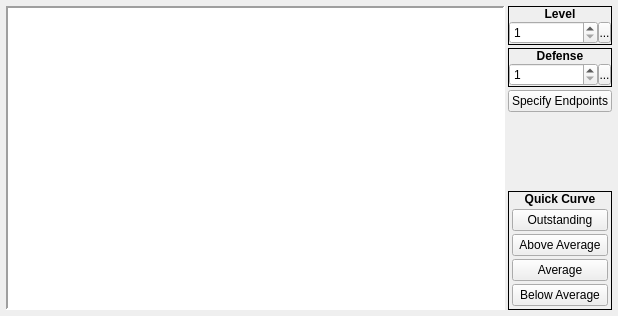
     <widget class="QWidget" name="tabDefense">
      <attribute name="title">
       <string>Defense</string>
      </attribute>
      <layout class="QHBoxLayout" name="horizontalLayout_16">
       <property name="spacing">
        <number>3</number>
       </property>
       <property name="margin">
        <number>6</number>
       </property>
       <item>
        <widget class="QFrame" name="frame_22">
         <property name="sizePolicy">
          <sizepolicy hsizetype="Fixed" vsizetype="Fixed">
           <horstretch>0</horstretch>
           <verstretch>0</verstretch>
          </sizepolicy>
         </property>
         <property name="frameShape">
          <enum>QFrame::Panel</enum>
         </property>
         <property name="frameShadow">
          <enum>QFrame::Sunken</enum>
         </property>
         <property name="lineWidth">
          <number>2</number>
         </property>
         <layout class="QHBoxLayout" name="horizontalLayout_21">
          <property name="spacing">
           <number>0</number>
          </property>
          <property name="margin">
           <number>0</number>
          </property>
          <item>
           <widget class="BarGraph" name="gvDefense">
            <property name="sizePolicy">
             <sizepolicy hsizetype="Fixed" vsizetype="Fixed">
              <horstretch>0</horstretch>
              <verstretch>0</verstretch>
             </sizepolicy>
            </property>
            <property name="minimumSize">
             <size>
              <width>495</width>
              <height>300</height>
             </size>
            </property>
            <property name="maximumSize">
             <size>
              <width>495</width>
              <height>300</height>
             </size>
            </property>
            <property name="frameShape">
             <enum>QFrame::NoFrame</enum>
            </property>
            <property name="verticalScrollBarPolicy">
             <enum>Qt::ScrollBarAlwaysOff</enum>
            </property>
            <property name="horizontalScrollBarPolicy">
             <enum>Qt::ScrollBarAlwaysOff</enum>
            </property>
           </widget>
          </item>
         </layout>
        </widget>
       </item>
       <item>
        <layout class="QVBoxLayout" name="verticalLayout_17">
         <property name="spacing">
          <number>3</number>
         </property>
         <item>
          <widget class="QFrame" name="frame_10">
           <property name="sizePolicy">
            <sizepolicy hsizetype="Preferred" vsizetype="Fixed">
             <horstretch>0</horstretch>
             <verstretch>0</verstretch>
            </sizepolicy>
           </property>
           <property name="frameShape">
            <enum>QFrame::Box</enum>
           </property>
           <property name="frameShadow">
            <enum>QFrame::Plain</enum>
           </property>
           <layout class="QVBoxLayout" name="verticalLayout_18">
            <property name="spacing">
             <number>0</number>
            </property>
            <property name="margin">
             <number>0</number>
            </property>
            <item>
             <widget class="QLabel" name="label_10">
              <property name="sizePolicy">
               <sizepolicy hsizetype="Preferred" vsizetype="Fixed">
                <horstretch>0</horstretch>
                <verstretch>0</verstretch>
               </sizepolicy>
              </property>
              <property name="font">
               <font>
                <weight>75</weight>
                <bold>true</bold>
               </font>
              </property>
              <property name="text">
               <string>Level</string>
              </property>
              <property name="alignment">
               <set>Qt::AlignCenter</set>
              </property>
             </widget>
            </item>
            <item>
             <widget class="QWidget" name="widget_10" native="true">
              <layout class="QHBoxLayout" name="horizontalLayout_8">
               <property name="spacing">
                <number>0</number>
               </property>
               <property name="margin">
                <number>0</number>
               </property>
               <item>
                <widget class="QSpinBox" name="sbDefenseLevel">
                 <property name="minimum">
                  <number>1</number>
                 </property>
                </widget>
               </item>
               <item>
                <widget class="SpinBoxSideButton" name="bDefenseLevelSpinButton">
                 <property name="minimumSize">
                  <size>
                   <width>13</width>
                   <height>21</height>
                  </size>
                 </property>
                 <property name="maximumSize">
                  <size>
                   <width>13</width>
                   <height>21</height>
                  </size>
                 </property>
                 <property name="text">
                  <string>...</string>
                 </property>
                 <property name="icon">
                  <iconset resource="gui_icons.qrc">
                   <normaloff>:/icons/spinBoxSideButton.png</normaloff>:/icons/spinBoxSideButton.png</iconset>
                 </property>
                 <property name="iconSize">
                  <size>
                   <width>8</width>
                   <height>16</height>
                  </size>
                 </property>
                </widget>
               </item>
              </layout>
             </widget>
            </item>
           </layout>
          </widget>
         </item>
         <item>
          <widget class="QFrame" name="frame_11">
           <property name="sizePolicy">
            <sizepolicy hsizetype="Preferred" vsizetype="Fixed">
             <horstretch>0</horstretch>
             <verstretch>0</verstretch>
            </sizepolicy>
           </property>
           <property name="frameShape">
            <enum>QFrame::Box</enum>
           </property>
           <property name="frameShadow">
            <enum>QFrame::Plain</enum>
           </property>
           <layout class="QVBoxLayout" name="verticalLayout_19">
            <property name="spacing">
             <number>0</number>
            </property>
            <property name="margin">
             <number>0</number>
            </property>
            <item>
             <widget class="QLabel" name="label_11">
              <property name="sizePolicy">
               <sizepolicy hsizetype="Preferred" vsizetype="Fixed">
                <horstretch>0</horstretch>
                <verstretch>0</verstretch>
               </sizepolicy>
              </property>
              <property name="font">
               <font>
                <weight>75</weight>
                <bold>true</bold>
               </font>
              </property>
              <property name="text">
               <string>Defense</string>
              </property>
              <property name="alignment">
               <set>Qt::AlignCenter</set>
              </property>
             </widget>
            </item>
            <item>
             <widget class="QWidget" name="widget_11" native="true">
              <layout class="QHBoxLayout" name="horizontalLayout_9">
               <property name="spacing">
                <number>0</number>
               </property>
               <property name="margin">
                <number>0</number>
               </property>
               <item>
                <widget class="QSpinBox" name="sbDefense">
                 <property name="accelerated">
                  <bool>true</bool>
                 </property>
                 <property name="minimum">
                  <number>1</number>
                 </property>
                 <property name="maximum">
                  <number>999</number>
                 </property>
                </widget>
               </item>
               <item>
                <widget class="SpinBoxSideButton" name="bDefenseSpinButton">
                 <property name="minimumSize">
                  <size>
                   <width>13</width>
                   <height>21</height>
                  </size>
                 </property>
                 <property name="maximumSize">
                  <size>
                   <width>13</width>
                   <height>21</height>
                  </size>
                 </property>
                 <property name="text">
                  <string>...</string>
                 </property>
                 <property name="icon">
                  <iconset resource="gui_icons.qrc">
                   <normaloff>:/icons/spinBoxSideButton.png</normaloff>:/icons/spinBoxSideButton.png</iconset>
                 </property>
                 <property name="iconSize">
                  <size>
                   <width>8</width>
                   <height>16</height>
                  </size>
                 </property>
                </widget>
               </item>
              </layout>
             </widget>
            </item>
           </layout>
          </widget>
         </item>
         <item>
          <widget class="QPushButton" name="bDefenseSpecifyEndpoints">
           <property name="text">
            <string>Specify Endpoints</string>
           </property>
          </widget>
         </item>
         <item>
          <spacer name="verticalSpacer_4">
           <property name="orientation">
            <enum>Qt::Vertical</enum>
           </property>
           <property name="sizeHint" stdset="0">
            <size>
             <width>20</width>
             <height>40</height>
            </size>
           </property>
          </spacer>
         </item>
         <item>
          <widget class="QFrame" name="frame_12">
           <property name="sizePolicy">
            <sizepolicy hsizetype="Preferred" vsizetype="Fixed">
             <horstretch>0</horstretch>
             <verstretch>0</verstretch>
            </sizepolicy>
           </property>
           <property name="frameShape">
            <enum>QFrame::Box</enum>
           </property>
           <property name="frameShadow">
            <enum>QFrame::Plain</enum>
           </property>
           <layout class="QVBoxLayout" name="verticalLayout_20">
            <property name="spacing">
             <number>0</number>
            </property>
            <property name="margin">
             <number>0</number>
            </property>
            <item>
             <widget class="QLabel" name="label_12">
              <property name="sizePolicy">
               <sizepolicy hsizetype="Preferred" vsizetype="Fixed">
                <horstretch>0</horstretch>
                <verstretch>0</verstretch>
               </sizepolicy>
              </property>
              <property name="font">
               <font>
                <weight>75</weight>
                <bold>true</bold>
               </font>
              </property>
              <property name="text">
               <string>Quick Curve</string>
              </property>
              <property name="alignment">
               <set>Qt::AlignCenter</set>
              </property>
             </widget>
            </item>
            <item>
             <widget class="QWidget" name="widget_12" native="true">
              <layout class="QVBoxLayout" name="verticalLayout_21">
               <property name="spacing">
                <number>3</number>
               </property>
               <property name="margin">
                <number>3</number>
               </property>
               <item>
                <widget class="QPushButton" name="bDefenseOutstanding">
                 <property name="text">
                  <string>Outstanding</string>
                 </property>
                </widget>
               </item>
               <item>
                <widget class="QPushButton" name="bDefenseAboveAverage">
                 <property name="text">
                  <string>Above Average</string>
                 </property>
                </widget>
               </item>
               <item>
                <widget class="QPushButton" name="bDefenseAverage">
                 <property name="text">
                  <string>Average</string>
                 </property>
                </widget>
               </item>
               <item>
                <widget class="QPushButton" name="bDefenseBelowAverage">
                 <property name="text">
                  <string>Below Average</string>
                 </property>
                </widget>
               </item>
              </layout>
             </widget>
            </item>
           </layout>
          </widget>
         </item>
        </layout>
       </item>
      </layout>
     </widget>
